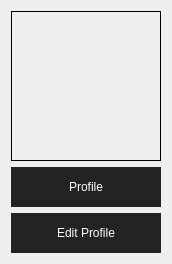
         <widget class="QFrame" name="ProfileFrame_2">
          <property name="geometry">
           <rect>
            <x>10</x>
            <y>10</y>
            <width>170</width>
            <height>262</height>
           </rect>
          </property>
          <property name="styleSheet">
           <string notr="true">border: none;</string>
          </property>
          <property name="frameShape">
           <enum>QFrame::StyledPanel</enum>
          </property>
          <property name="frameShadow">
           <enum>QFrame::Raised</enum>
          </property>
          <layout class="QVBoxLayout" name="verticalLayout_13">
           <item>
            <widget class="QLabel" name="ProfileLogo_2">
             <property name="sizePolicy">
              <sizepolicy hsizetype="Fixed" vsizetype="Fixed">
               <horstretch>0</horstretch>
               <verstretch>0</verstretch>
              </sizepolicy>
             </property>
             <property name="minimumSize">
              <size>
               <width>150</width>
               <height>150</height>
              </size>
             </property>
             <property name="focusPolicy">
              <enum>Qt::NoFocus</enum>
             </property>
             <property name="contextMenuPolicy">
              <enum>Qt::NoContextMenu</enum>
             </property>
             <property name="acceptDrops">
              <bool>false</bool>
             </property>
             <property name="toolTipDuration">
              <number>-1</number>
             </property>
             <property name="styleSheet">
              <string notr="true">border: 1px solid;
border-image: url(:/images/Logo5.png);


</string>
             </property>
             <property name="frameShape">
              <enum>QFrame::NoFrame</enum>
             </property>
             <property name="text">
              <string/>
             </property>
            </widget>
           </item>
           <item>
            <widget class="QPushButton" name="ProfileBtn_2">
             <property name="minimumSize">
              <size>
               <width>0</width>
               <height>40</height>
              </size>
             </property>
             <property name="styleSheet">
              <string notr="true">QPushButton{
  color:rgb(255,255,255);
  background-color: rgb(35, 35, 35);
  border:0px solid;
}</string>
             </property>
             <property name="text">
              <string>Profile</string>
             </property>
            </widget>
           </item>
           <item>
            <widget class="QPushButton" name="Editprofilebtn_2">
             <property name="minimumSize">
              <size>
               <width>0</width>
               <height>40</height>
              </size>
             </property>
             <property name="styleSheet">
              <string notr="true">QPushButton{
  color:rgb(255,255,255);
  background-color: rgb(35, 35, 35);
  border:0px solid;
}</string>
             </property>
             <property name="text">
              <string>Edit Profile</string>
             </property>
            </widget>
           </item>
          </layout>
         </widget>
